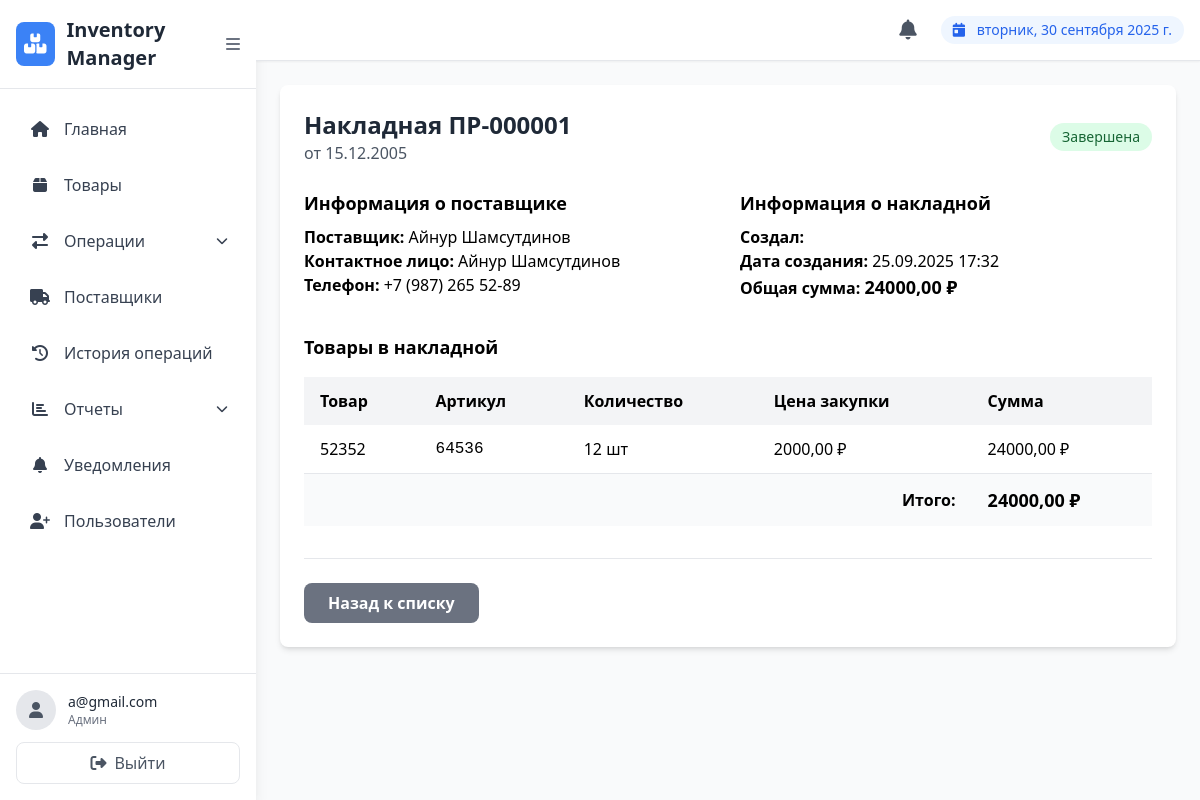
Page /products/purchase-invoices/1/ (signed in) on the committed database.
### users/models.py (models this page shows, shortened)
class CustomUser(AbstractUser):
    ROLE_CHOICES = [
        ('admin', 'Админ'),
        ('manager', 'Менеджер'),
        ('viewer', 'Наблюдатель'),
    ]
    role = models.CharField(
        max_length=20,
        choices=ROLE_CHOICES,
        default='manager',
        verbose_name='Role'
    )
    email = models.EmailField(unique=True, verbose_name='Email')
    USERNAME_FIELD = 'email'
    REQUIRED_FIELDS = ['username']
    class Meta:
        verbose_name = 'Пользователь'
        verbose_name_plural = 'Пользователи'

### products/models.py (models this page shows, shortened)
class PurchaseInvoice(models.Model):
    STATUS_CHOICES = [
        ('draft', 'Черновик'),
        ('completed', 'Завершена'),
        ('cancelled', 'Отменена'),
    ]
    invoice_number = models.CharField(max_length=50, unique=True, verbose_name='Номер накладной')
    supplier = models.ForeignKey(Supplier, on_delete=models.PROTECT, verbose_name='Поставщик')
    invoice_date = models.DateField(verbose_name='Дата накладной')
    status = models.CharField(max_length=10, choices=STATUS_CHOICES, default='draft', verbose_name='Статус')
    total_amount = models.DecimalField(max_digits=12, decimal_places=2, default=0, verbose_name='Общая сумма')
    comment = models.TextField(blank=True, verbose_name='Комментарий')
    created_by = models.ForeignKey(User, on_delete=models.PROTECT, verbose_name='Создал')
    created_at = models.DateTimeField(auto_now_add=True, verbose_name='Дата создания')
    updated_at = models.DateTimeField(auto_now=True, verbose_name='Дата обновления')
    class Meta:
        verbose_name = 'Накладная прихода'
        verbose_name_plural = 'Накладные прихода'
        ordering = ['-invoice_date', '-created_at']

class Supplier(models.Model):
    name = models.CharField(max_length=255, verbose_name='Название поставщика')
    contact_person = models.CharField(max_length=255, blank=True, verbose_name='Контактное лицо')
    phone = models.CharField(max_length=20, blank=True, verbose_name='Телефон')
    email = models.EmailField(blank=True, verbose_name='Email')
    address = models.TextField(blank=True, verbose_name='Адрес')
    created_at = models.DateTimeField(auto_now_add=True, verbose_name='Дата создания')
    class Meta:
        verbose_name = 'Поставщик'
        verbose_name_plural = 'Поставщики'
        ordering = ['name']

class PurchaseInvoiceItem(models.Model):
    invoice = models.ForeignKey(PurchaseInvoice, on_delete=models.CASCADE, verbose_name='Накладная')
    product = models.ForeignKey(Product, on_delete=models.PROTECT, verbose_name='Товар')
    quantity = models.PositiveIntegerField(verbose_name='Количество')
    purchase_price = models.DecimalField(max_digits=10, decimal_places=2, verbose_name='Цена закупки')
    total_price = models.DecimalField(max_digits=10, decimal_places=2, editable=False, verbose_name='Общая стоимость')
    class Meta:
        verbose_name = 'Строка накладной'
        verbose_name_plural = 'Строки накладной'
        unique_together = ['invoice', 'product']

class Product(models.Model):
    UNIT_CHOICES = [
        ('шт', 'шт'),
        ('кг', 'Килограммы'),
        ('м', 'Метры'),
    ]
    name = models.CharField(max_length=255, verbose_name='Название')
    sku = models.CharField(max_length=100, unique=True, verbose_name='Артикул (SKU)')
    description = models.TextField(blank=True, verbose_name='Описание')
    category = models.ForeignKey(Category, on_delete=models.SET_NULL, null=True, blank=True, verbose_name='Категория')
    unit = models.CharField(max_length=10, choices=UNIT_CHOICES, default='шт', verbose_name='Единица измерения')
    price = models.DecimalField(max_digits=10, decimal_places=2, verbose_name='Цена за единицу')
    min_stock = models.PositiveIntegerField(default=0, verbose_name='Минимальный запас')
    quantity = models.PositiveIntegerField(default=0, verbose_name='Текущий остаток')
    image = models.ImageField(upload_to='products/', blank=True, null=True, verbose_name='Фото')
    created_at = models.DateTimeField(auto_now_add=True, verbose_name='Дата создания')
    updated_at = models.DateTimeField(auto_now=True, verbose_name='Дата обновления')
    created_by = models.ForeignKey(User, on_delete=models.SET_NULL, null=True, verbose_name='Создал')
    class Meta:
        verbose_name = 'Товар'
        verbose_name_plural = 'Товары'
        ordering = ['-created_at']

### products/views.py (the view)
# urls.py: path('purchase-invoices/<int:pk>/', views.purchase_invoice_detail, name='purchase_invoice_detail'),
@login_required
@user_passes_test(is_admin_or_manager)
def purchase_invoice_detail(request, pk):
    invoice = get_object_or_404(PurchaseInvoice.objects.prefetch_related('purchaseinvoiceitem_set__product'), pk=pk)
    items = invoice.purchaseinvoiceitem_set.all()
    return render(request, 'products/purchase_invoice_detail.html', {
        'invoice': invoice,
        'items': items
    })

### products/views.py (called while the page is built)
def is_admin_or_manager(user):
    return user.is_authenticated and user.role in ['admin', 'manager']

### products/templates/products/purchase_invoice_detail.html (shortened to what this page needs)
{% extends "users/base.html" %}
{% block content %}
<div>
    <div class="bg-white rounded-lg shadow-md p-6">
        <div class="flex justify-between items-center mb-6">
            <div>
                <h2 class="text-2xl font-bold text-gray-800">Накладная {{ invoice.invoice_number }}</h2>
                <p class="text-gray-600">от {{ invoice.invoice_date|date:"d.m.Y" }}</p>
            </div>
            <span class="px-3 py-1 text-sm rounded-full
                {% if invoice.status == 'draft' %}bg-yellow-100 text-yellow-800
                {% elif invoice.status == 'completed' %}bg-green-100 text-green-800
                {% else %}bg-red-100 text-red-800{% endif %}">
                {{ invoice.get_status_display }}
            </span>
        </div>
        <div class="grid grid-cols-1 md:grid-cols-2 gap-6 mb-8">
            <div>
                <h3 class="text-lg font-semibold mb-2">Информация о поставщике</h3>
                <p><strong>Поставщик:</strong> {{ invoice.supplier.name }}</p>
                {% if invoice.supplier.contact_person %}
                <p><strong>Контактное лицо:</strong> {{ invoice.supplier.contact_person }}</p>
                {% endif %}
                {% if invoice.supplier.phone %}
                <p><strong>Телефон:</strong> {{ invoice.supplier.phone }}</p>
                {% endif %}
            </div>
            <div>
                <h3 class="text-lg font-semibold mb-2">Информация о накладной</h3>
                <p><strong>Создал:</strong> {{ invoice.created_by.get_full_name }}</p>
                <p><strong>Дата создания:</strong> {{ invoice.created_at|date:"d.m.Y H:i" }}</p>
                <p><strong>Общая сумма:</strong> <span class="font-bold text-lg">{{ invoice.total_amount }} ₽</span></p>
            </div>
        </div>
        <h3 class="text-lg font-semibold mb-4">Товары в накладной</h3>
        <div class="overflow-x-auto">
            <table class="min-w-full bg-white rounded-lg">
                <thead>
                    <tr class="bg-gray-100">
                        <th class="py-3 px-4 text-left">Товар</th>
                        <th class="py-3 px-4 text-left">Артикул</th>
                        <th class="py-3 px-4 text-left">Количество</th>
                        <th class="py-3 px-4 text-left">Цена закупки</th>
                        <th class="py-3 px-4 text-left">Сумма</th>
                    </tr>
                </thead>
                <tbody>
                    {% for item in items %}
                    <tr class="border-b border-gray-200">
                        <td class="py-3 px-4">{{ item.product.name }}</td>
                        <td class="py-3 px-4 font-mono">{{ item.product.sku }}</td>
                        <td class="py-3 px-4">{{ item.quantity }} {{ item.product.get_unit_display }}</td>
                        <td class="py-3 px-4">{{ item.purchase_price }} ₽</td>
                        <td class="py-3 px-4 font-medium">{{ item.total_price }} ₽</td>
                    </tr>
                    {% empty %}
                    <tr>
                        <td colspan="5" class="py-4 px-4 text-center text-gray-500">
                            Нет товаров в накладной
                        </td>
                    </tr>
                    {% endfor %}
                </tbody>
                <tfoot>
                    <tr class="bg-gray-50">
                        <td colspan="4" class="py-3 px-4 text-right font-semibold">Итого:</td>
                        <td class="py-3 px-4 font-bold text-lg">{{ invoice.total_amount }} ₽</td>
                    </tr>
                </tfoot>
            </table>
        </div>
        <div class="flex justify-between items-center mt-8 pt-6 border-t border-gray-200">
            <a href="{% url 'products:purchase_invoice_list' %}" class="bg-gray-500 hover:bg-gray-600 text-white font-bold py-2 px-6 rounded-lg">
                Назад к списку
            </a>
        </div>
    </div>
</div>
{% endblock %}

### users/templates/users/base.html (shortened to what this page needs)
<!DOCTYPE html>
<html lang="ru">
<head>
    <script src="https://cdn.tailwindcss.com"></script>
    <link rel="stylesheet" href="https://cdnjs.cloudflare.com/ajax/libs/font-awesome/6.4.0/css/all.min.css">
</head>
<body class="bg-gray-50 flex h-screen">
    <div class="sidebar bg-white shadow-lg w-64 flex flex-col">
        <div class="p-4 border-b border-gray-200 flex items-center justify-between">
            <div class="flex items-center">
                <div class="bg-blue-500 text-white p-2 rounded-lg">
                    <i class="fas fa-boxes text-xl"></i>
                </div>
                <h1 class="text-xl font-bold text-gray-800 ml-3">Inventory Manager</h1>
            </div>
            <button id="sidebar-toggle" class="text-gray-500 hover:text-gray-700">
                <i class="fas fa-bars"></i>
            </button>
        </div>
        <nav class="flex-1 p-4">
            <ul class="space-y-2">
                <li>
                    <a href="{% url 'users:home' %}" class="flex items-center p-3 text-gray-700 rounded-lg hover:bg-blue-50 hover:text-blue-600 transition duration-200">
                        <i class="fas fa-home w-6 text-center"></i>
                        <span class="nav-text ml-3 font-medium">Главная</span>
                    </a>
                </li>
                <li>
                    <a href="{% url 'products:list' %}" class="flex items-center p-3 text-gray-700 rounded-lg hover:bg-blue-50 hover:text-blue-600 transition duration-200">
                        <i class="fas fa-box w-6 text-center"></i>
                        <span class="nav-text ml-3 font-medium">Товары</span>
                    </a>
                </li>
                {% if user.role == 'admin' or user.role == 'manager' %}
                <li class="dropdown relative">
                    <a href="#" class="flex items-center justify-between p-3 text-gray-700 rounded-lg hover:bg-blue-50 hover:text-blue-600 transition duration-200">
                        <div class="flex items-center">
                            <i class="fas fa-exchange-alt w-6 text-center"></i>
                            <span class="nav-text ml-3 font-medium">Операции</span>
                        </div>
                        <i class="fas fa-chevron-down text-xs"></i>
                    </a>
                </li>
                <li>
                    <a href="{% url 'products:supplier_list' %}" class="flex items-center p-3 text-gray-700 rounded-lg hover:bg-blue-50 hover:text-blue-600 transition duration-200">
                        <i class="fas fa-truck w-6 text-center"></i>
                        <span class="nav-text ml-3 font-medium">Поставщики</span>
                    </a>
                </li>
                {% endif %}
                <li>
                    <a href="{% url 'products:history' %}" class="flex items-center p-3 text-gray-700 rounded-lg hover:bg-blue-50 hover:text-blue-600 transition duration-200">
                        <i class="fas fa-history w-6 text-center"></i>
                        <span class="nav-text ml-3 font-medium">История операций</span>
                    </a>
                </li>
                {% if user.role == 'admin' or user.role == 'manager' %}
                <li class="dropdown relative">
                    <a href="#" class="flex items-center justify-between p-3 text-gray-700 rounded-lg hover:bg-blue-50 hover:text-blue-600 transition duration-200">
                        <div class="flex items-center">
                            <i class="fas fa-chart-bar w-6 text-center"></i>
                            <span class="nav-text ml-3 font-medium">Отчеты</span>
                        </div>
                        <i class="fas fa-chevron-down text-xs"></i>
                    </a>
                </li>
                {% endif %}
                <li>
                    <a href="{% url 'notifications:list' %}" class="flex items-center p-3 text-gray-700 rounded-lg hover:bg-blue-50 hover:text-blue-600 transition duration-200">
                        <i class="fas fa-bell w-6 text-center"></i>
                        <span class="nav-text ml-3 font-medium">Уведомления</span>
                    </a>
                </li>
                {% if user.role == 'admin' %}
                <li>
                    <a href="{% url 'users:register' %}" class="flex items-center p-3 text-gray-700 rounded-lg hover:bg-blue-50 hover:text-blue-600 transition duration-200">
                        <i class="fas fa-user-plus w-6 text-center"></i>
                        <span class="nav-text ml-3 font-medium">Пользователи</span>
                    </a>
                </li>
                {% endif %}
            </ul>
        </nav>
        <div class="p-4 border-t border-gray-200">
            <div class="flex items-center">
                <div class="bg-gray-200 rounded-full w-10 h-10 flex items-center justify-center">
                    <i class="fas fa-user text-gray-600"></i>
                </div>
                <div class="ml-3">
                   {% if user.is_authenticated %}
  <p class="text-sm font-medium text-gray-800">{{ user.get_full_name|default:user.email }}</p>
{% else %}
  <p class="text-sm font-medium text-gray-800">Guest</p>
{% endif %}
                    <p class="text-xs text-gray-500">{{ user.get_role_display }}</p>
                </div>
            </div>
            <a href="{% url 'users:logout' %}" class="mt-3 flex items-center justify-center w-full p-2 text-gray-600 rounded-lg border border-gray-200 hover:bg-red-50 hover:text-red-600 hover:border-red-200 transition duration-200">
                <i class="fas fa-sign-out-alt"></i>
                <span class="nav-text ml-2">Выйти</span>
            </a>
        </div>
    </div>
    <div class="content-area flex-1 flex flex-col overflow-hidden">
        <header class="bg-white shadow-sm border-b border-gray-200">
            <div class="flex items-center justify-between p-4">
                <div class="flex items-center space-x-4">
                    <div class="relative">
                        <a href="{% url 'notifications:list' %}" class="relative p-2 text-gray-600 hover:text-blue-600 transition duration-200">
                            <i class="fas fa-bell text-xl"></i>
                        </a>
                    </div>
                    <div class="bg-blue-50 text-blue-600 px-3 py-1 rounded-full text-sm">
                        <i class="fas fa-calendar-day mr-2"></i>
                        <span id="current-date"></span>
                    </div>
                </div>
            </div>
        </header>
        <main class="flex-1 overflow-y-auto p-6">
            {% block content %}
            {% endblock %}
        </main>
    </div>
</body>
</html>

### users/templates/users/base.html (style rules this page uses)
.sidebar { transition: all 0.3s ease; }
.content-area { transition: all 0.3s ease; }

### rows in the picture
CustomUser: get_full_name "a@gmail.com", role "Админ"
PurchaseInvoice: invoice_number "ПР-000001", invoice_date "15.12.2005", status "Завершена", supplier.name "Айнур Шамсутдинов", supplier.contact_person "Айнур Шамсутдинов", supplier.phone "+7 (987) 265 52-89", created_at "25.09.2025 17:32", total_amount "24000,00"
PurchaseInvoiceItem: product.name "52352", product.sku "64536", quantity "12", product.unit "шт", purchase_price "2000,00", total_price "24000,00"
